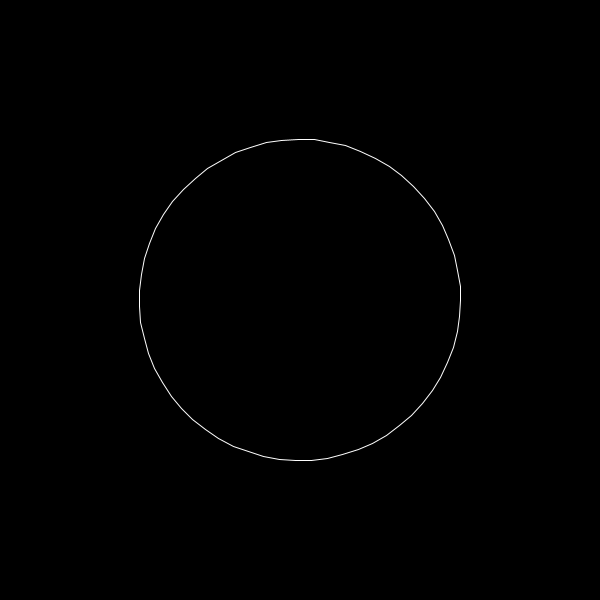
Frame 1 (no input)
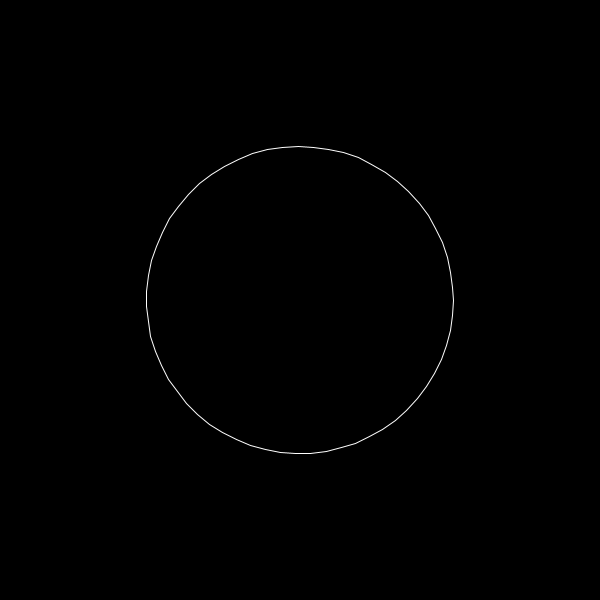
Frame 60 (the mouse pressed at the canvas centre just before this capture)
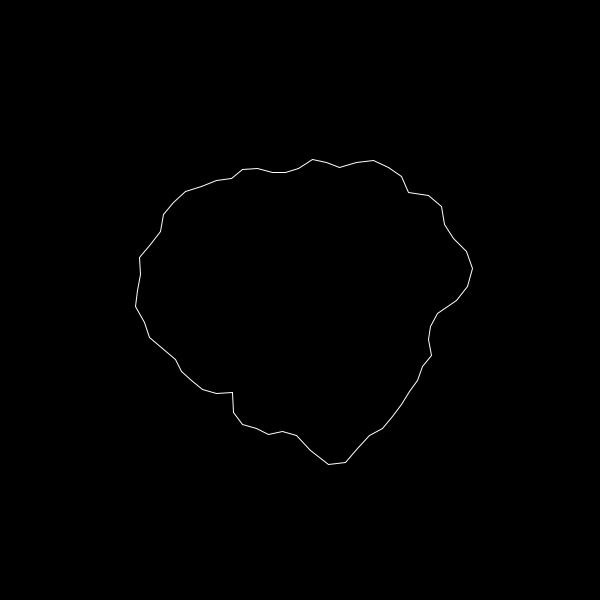
Frame 120 (the mouse held since frame 60 and released just before this capture)

The Processing sketch that drew these frames (run headless with seeded random() and noise(); from frame 60 on, the mouse is pressed at the canvas centre):

// Processing sketch: Perlin_Polar_Noise_Loops
// ── Perlin_Polar_Noise_Loops.pde
// https://www.youtube.com/watch?v=ZI1dmHv3MeM

float noisemax = 1;
float phase = 0;
float zoff = 0;

void setup(){
  size(600,600);
}

void draw(){
  //noiseSeed(99);
  background(0);
  translate(width/2,height/2);
  stroke(255);
  noFill();
  noisemax = map(mouseX,0,width,0,10);
  beginShape();
  for (float a = 0; a < TWO_PI; a += 0.1){
    float xoff = map(cos(a),-1,1,0,noisemax);
    float yoff = map(sin(a),-1,1,0,noisemax);
    float r = map(noise(xoff, yoff, zoff), 0, 1, 100, 200);
    float x = r * cos(a);
    float y = r * sin(a);
    vertex(x,y);
  }
  //endShape();
  endShape(CLOSE);
  //noLoop();
  //phase += 0.01;  
  zoff += 0.01;
}
